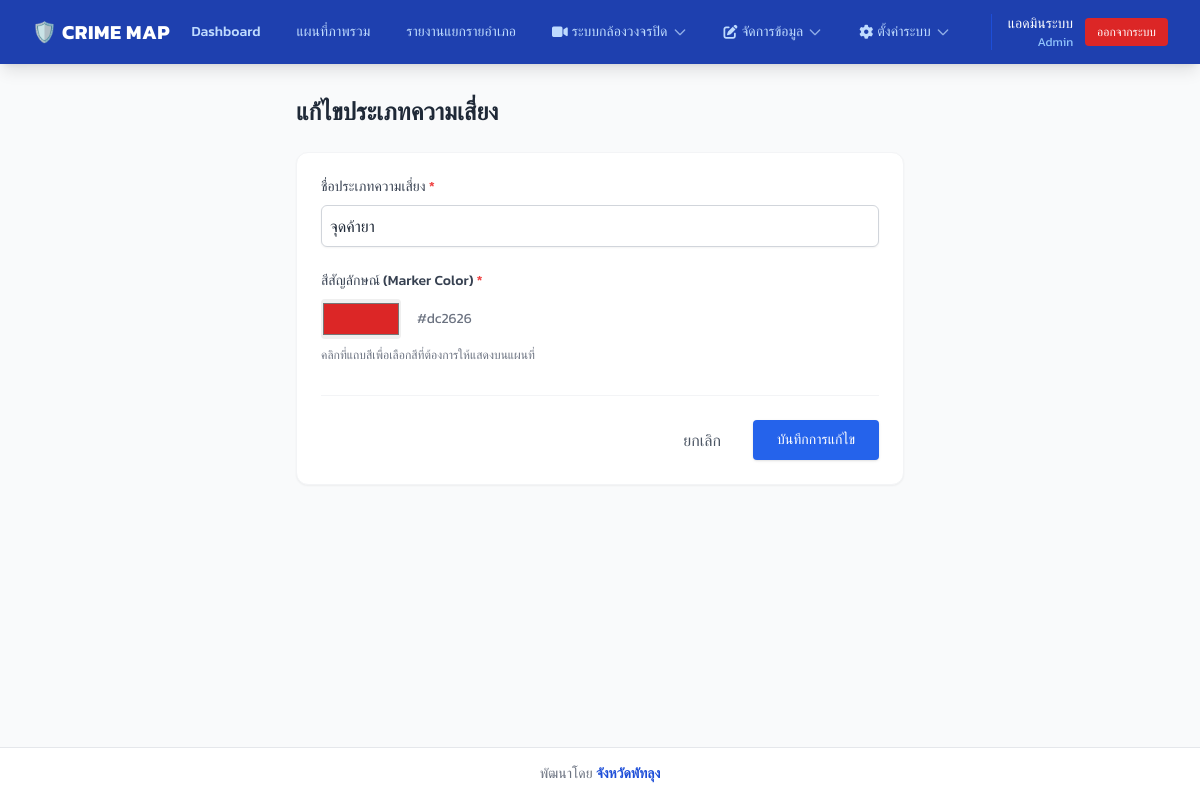
The app's page /risk_type_form.php?id=1 (signed in) with its own data.
### tables this page shows
CREATE TABLE `menus` (
  `id` int NOT NULL AUTO_INCREMENT,
  `menu_type` enum('frontend','backend') NOT NULL DEFAULT 'backend',
  `title` varchar(100) NOT NULL,
  `url` varchar(255) DEFAULT '#',
  `icon` varchar(100) DEFAULT NULL COMMENT 'FontAwesome class e.g. fas fa-home',
  `css_class` varchar(255) DEFAULT NULL COMMENT 'Custom CSS classes for buttons',
  `parent_id` int DEFAULT NULL,
  `order_num` int DEFAULT '0',
  `allowed_roles` TEXT DEFAULT NULL COMMENT 'JSON array of allowed role_ids, NULL means all',
  `is_active` tinyint(1) DEFAULT '1',
  PRIMARY KEY (`id`),
  KEY `parent_id` (`parent_id`),
  CONSTRAINT `menus_ibfk_1` FOREIGN KEY (`parent_id`) REFERENCES `menus` (`id`) ON DELETE CASCADE
);

CREATE TABLE `risk_types` (
  `id` int NOT NULL AUTO_INCREMENT,
  `type_name` varchar(255) NOT NULL,
  `marker_color` varchar(50) NOT NULL,
  PRIMARY KEY (`id`)
);

### auth.php (called while the page is built, shortened)
<?php
$user_name = $_SESSION['user_name'];
$user_role_name = $_SESSION['role_name'];
?>

### risk_type_form.php (the view, shortened to what this page needs)
<?php
require_once 'auth.php';
require_once 'db_config.php';
$id = isset($_GET['id']) ? (int)$_GET['id'] : 0;
$type = [
    'id' => 0,
    'type_name' => '',
    'marker_color' => '#3B82F6'
];
$is_edit = false;
if ($id > 0) {
    $stmt = $pdo->prepare("SELECT * FROM risk_types WHERE id = :id");
    $stmt->execute([':id' => $id]);
    $fetched = $stmt->fetch();
    if ($fetched) {
        $type = $fetched;
        $is_edit = true;
    }
}
?>
<!DOCTYPE html>
<html lang="th">
<head>
    <script src="https://cdn.tailwindcss.com"></script>
</head>
<body class="bg-gray-50 text-gray-800 flex flex-col min-h-screen">
    <?php include 'navbar.php'; ?>
    <main class="flex-grow p-6 lg:p-8 max-w-2xl mx-auto w-full">
        <div class="mb-6">
            <h1 class="text-2xl font-bold text-gray-800"><?= $is_edit ? 'แก้ไขประเภทความเสี่ยง' : 'เพิ่มประเภทความเสี่ยงใหม่' ?></h1>
        </div>
        <div class="bg-white rounded-xl shadow-sm border border-gray-100 p-6">
            <form action="save_risk_type.php" method="POST">
                <div class="mb-6">
                    <label for="type_name" class="block text-sm font-medium text-gray-700 mb-2">ชื่อประเภทความเสี่ยง <span class="text-red-500">*</span></label>
                    <input type="text" id="type_name" name="type_name" value="<?= htmlspecialchars($type['type_name']) ?>" required placeholder="เช่น ยาเสพติด, อาวุธปืน" class="w-full border-gray-300 rounded-md shadow-sm p-2 border focus:border-blue-500 focus:ring focus:ring-blue-200">
                </div>
                <div class="mb-6">
                    <label for="marker_color" class="block text-sm font-medium text-gray-700 mb-2">สีสัญลักษณ์ (Marker Color) <span class="text-red-500">*</span></label>
                    <div class="flex items-center gap-4">
                        <input type="color" id="marker_color" name="marker_color" value="<?= htmlspecialchars($type['marker_color']) ?>" required class="h-10 w-20 cursor-pointer border-0 p-0 rounded">
                        <span class="text-sm text-gray-500" id="color_hex"><?= htmlspecialchars($type['marker_color']) ?></span>
                    </div>
                    <p class="text-xs text-gray-500 mt-2">คลิกที่แถบสีเพื่อเลือกสีที่ต้องการให้แสดงบนแผนที่</p>
                </div>
                <div class="flex justify-end gap-4 mt-8 pt-6 border-t border-gray-100">
                    <a href="manage_risk_types.php" class="px-4 py-2 text-gray-600 hover:text-gray-900 font-medium">ยกเลิก</a>
                    <button type="submit" class="bg-blue-600 hover:bg-blue-700 text-white px-6 py-2 rounded shadow text-sm font-medium transition">
                        <?= $is_edit ? 'บันทึกการแก้ไข' : 'สร้างประเภทใหม่' ?>
                    </button>
                </div>
            </form>
        </div>
    </main>
    <footer class="mt-auto py-4 text-center text-sm text-gray-500 bg-white border-t border-gray-200">
        พัฒนาโดย <span class="font-bold text-blue-700">จังหวัดพัทลุง</span>
    </footer>
</body>
</html>

### navbar.php (shortened to what this page needs)
<?php
$current_page = basename($_SERVER['PHP_SELF']);
if (isset($pdo)) {
    $stmt = $pdo->prepare("SELECT * FROM menus WHERE menu_type = 'backend' AND is_active = 1 ORDER BY order_num ASC");
    $stmt->execute();
    $all_menus = $stmt->fetchAll(PDO::FETCH_ASSOC);
    $allowed_menus = [];
    foreach ($all_menus as $menu) {
        $allowed_menus[] = $menu;
    }
    $menu_tree = [];
    foreach ($allowed_menus as $menu) {
        if (empty($menu['parent_id'])) {
            $menu['children'] = [];
            $menu_tree[$menu['id']] = $menu;
        }
    }
    foreach ($allowed_menus as $menu) {
        if (!empty($menu['parent_id']) && isset($menu_tree[$menu['parent_id']])) {
            $menu_tree[$menu['parent_id']]['children'][] = $menu;
        }
    }
} else {
    $menu_tree = [];
}
?>
<link rel="stylesheet" href="https://cdnjs.cloudflare.com/ajax/libs/font-awesome/6.4.0/css/all.min.css">
<nav class="bg-blue-800 text-white shadow-lg shrink-0 z-50 relative">
    <div class="w-full px-4 sm:px-6 lg:px-8">
        <div class="flex items-center justify-between h-16">
            <div class="flex items-center gap-3">
                <span class="text-lg sm:text-xl font-bold tracking-wide truncate">🛡️ CRIME MAP</span>
            </div>
            <div class="hidden md:flex items-center gap-1 lg:gap-3">
                <?php foreach ($menu_tree as $menu): ?>
                    <?php if (empty($menu['children'])): ?>
                        <a href="<?= htmlspecialchars($menu['url']) ?>" class="flex items-center gap-1 whitespace-nowrap px-3 py-2 rounded-md text-sm font-medium <?= $current_page == $menu['url'] ? 'bg-blue-900 text-white shadow-inner' : 'text-blue-200 hover:text-white hover:bg-blue-700 transition' ?>">
                            <?= htmlspecialchars($menu['title']) ?>
                        </a>
                    <?php else: ?>
                        <div class="relative group">
                            <button class="flex items-center gap-1 whitespace-nowrap px-3 py-2 rounded-md text-sm font-medium text-blue-200 hover:text-white hover:bg-blue-700 transition">
                                <?php if($menu['icon']): ?><i class="<?= htmlspecialchars($menu['icon']) ?>"></i><?php endif; ?>
                                <?= htmlspecialchars($menu['title']) ?>
                                <svg class="w-4 h-4 opacity-70" fill="none" stroke="currentColor" viewBox="0 0 24 24"><path stroke-linecap="round" stroke-linejoin="round" stroke-width="2" d="M19 9l-7 7-7-7"></path></svg>
                            </button>
                        </div>
                    <?php endif; ?>
                <?php endforeach; ?>
                <div class="ml-2 pl-2 lg:ml-4 lg:pl-4 border-l border-blue-700 flex items-center gap-3">
                    <div class="text-sm text-right hidden lg:block">
                        <div class="text-white font-medium whitespace-nowrap"><?= htmlspecialchars($user_name ?? '') ?></div>
                        <div class="text-blue-300 text-xs whitespace-nowrap"><?= htmlspecialchars($user_role_name ?? '') ?></div>
                    </div>
                    <a href="logout.php" class="bg-red-600 hover:bg-red-700 text-white px-3 py-1.5 rounded text-xs font-medium transition whitespace-nowrap">ออกจากระบบ</a>
                </div>
            </div>
        </div>
    </div>
</nav>

### risk_type_form.php (style rules this page uses)
body { font-family: 'Kanit', sans-serif; }

### records on screen
menus: title "Dashboard"
menus: title "แผนที่ภาพรวม"
menus: title "รายงานแยกรายอำเภอ"
menus: title "ระบบกล้องวงจรปิด"
menus: title "จัดการข้อมูล"
menus: title "ตั้งค่าระบบ"
risk_types: type_name "จุดค้ายา", marker_color "#dc2626"

### other values on screen
$user_name "แอดมินระบบ"
$user_role_name "Admin"
